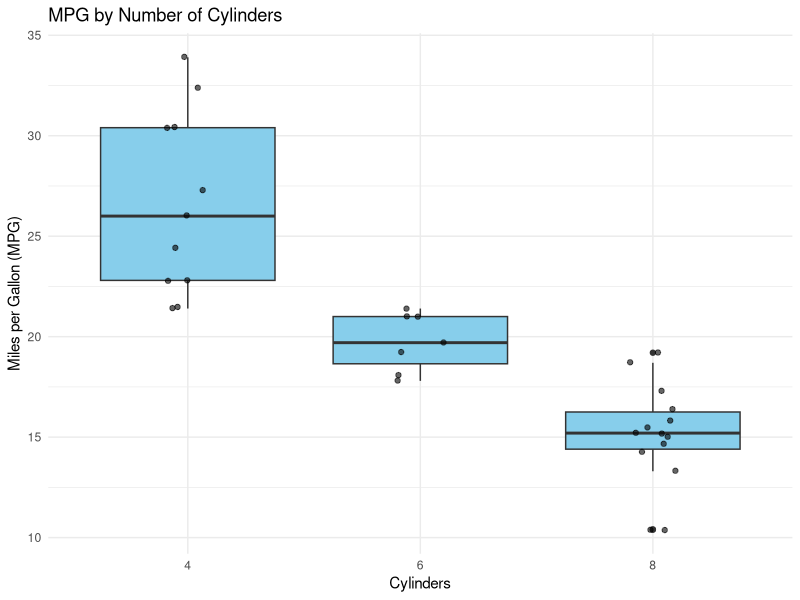

Source code (R):
#load packages
library(ggplot2)

#create visual for mtcars
ggplot(mtcars, aes(x = factor(cyl), y = mpg)) +
  geom_boxplot(fill = "skyblue") +
  geom_jitter(width = 0.1, alpha = 0.6) +
  labs(
    title = "MPG by Number of Cylinders",
    x = "Cylinders",
    y = "Miles per Gallon (MPG)"
  ) +
  theme_minimal()